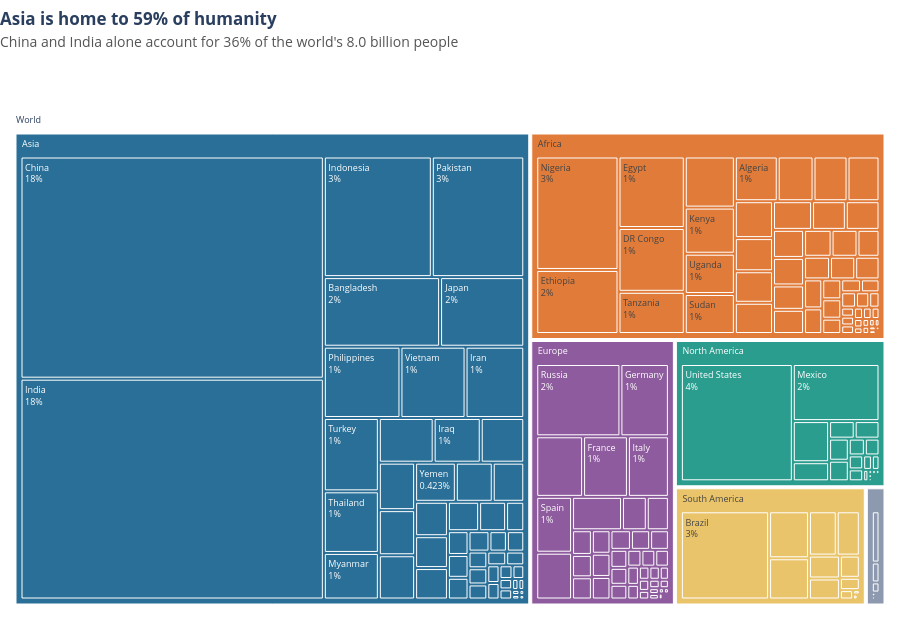

This figure's notebook cell:
### Markdown cell above
**Chart choice & justification:** *Which chart did you choose, and why? Justify design choices.

*YOUR ANSWER HERE*

### Code cell
# Q6
# YOUR CODE HERE
# Q6 — treemap: World → continent → country, area = 2022 population
total = df['2022 Population'].sum()
asia_share = df.loc[df['Continent'] == 'Asia', '2022 Population'].sum() / total * 100
top2 = df.nlargest(2, '2022 Population')
top2_share = top2['2022 Population'].sum() / total * 100
top2_names = ' and '.join(top2['Country'])

fig = px.treemap(df, path=[px.Constant('World'), 'Continent', 'Country'], values='2022 Population',
                 color='Continent', color_discrete_map={**CONT_COLORS, '(?)': '#FFFFFF'}, template='plotly_white')
fig.update_traces(textinfo='label+percent root', marker_line=dict(width=1, color='white'),
                  hovertemplate='<b>%{label}</b><br>Population: %{value:,.0f}<br>Share of world: %{percentRoot:.1%}<extra></extra>')
fig.update_layout(title=insight_title(f"Asia is home to {asia_share:.0f}% of humanity",
                                      f"{top2_names} alone account for {top2_share:.0f}% of the world's {total/1e9:.1f} billion people"),
                  height=620, margin=dict(l=10, r=10, t=110, b=10), uniformtext=dict(minsize=9, mode='hide'))
fig.show()

### Figure 1 — Plotly figure (JSON) as saved in the notebook; plotly's stock layout.template omitted (floating-point values rounded to 4 significant figures; data arrays with more than 128 entries replaced by an {"elided": "..."} marker saying what was removed)
{"data": [{"branchvalues": "total", "customdata": {"elided": "241x1 str values"}, "domain": {"x": [0, 1], "y": [0, 1]}, "hovertemplate": "<b>%{label}</b><br>Population: %{value:,.0f}<br>Share of world: %{percentRoot:.1%}<extra></extra>", "ids": {"elided": "241 str values"}, "labels": {"elided": "241 str values"}, "marker": {"colors": {"elided": "241 str values"}, "line": {"color": "white", "width": 1}}, "name": "", "parents": {"elided": "241 str values"}, "textinfo": "label+percent root", "type": "treemap", "values": {"elided": "241 float values"}}], "layout": {"height": 620, "legend": {"tracegroupgap": 0}, "margin": {"b": 10, "l": 10, "r": 10, "t": 110}, "title": {"text": "<b>Asia is home to 59% of humanity</b><br><span style='font-size:14px;color:#555'>China and India alone account for 36% of the world's 8.0 billion people</span>", "x": 0, "xanchor": "left", "y": 0.96, "yanchor": "top"}, "uniformtext": {"minsize": 9, "mode": "hide"}}}
